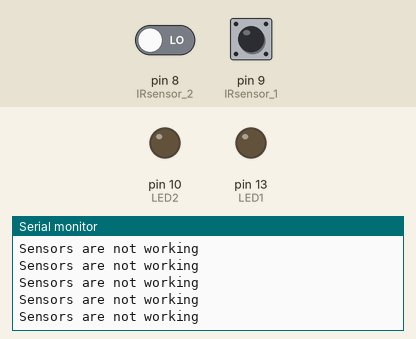
Simulated run of this sketch. Board: Arduino Uno, built with avr-gcc and run on an emulated ATmega328P. Parts: output pins drawn as LEDs (lit = HIGH), the last lines printed to the serial monitor. Inputs (shaded band) come from the test bench; at power-on: pin 8 (IRsensor_2) LOW, pin 9 (IRsensor_1) LOW.

Above: at 1.2 s.
1.3 s: pin 8 (IRsensor_2) driven HIGH
At 2.1 s:
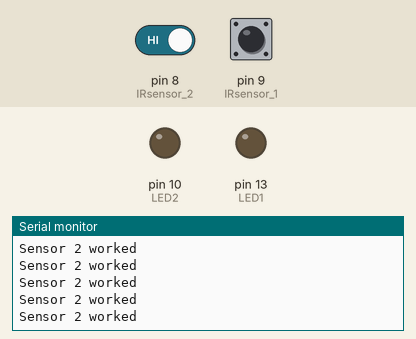
3.2 s: pin 8 (IRsensor_2) driven LOW
At 3.9 s:
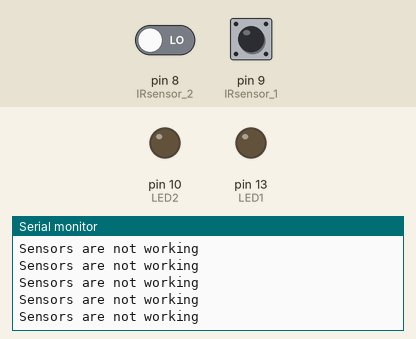

The sketch:

IR_sensor.ino
```cpp
//set variable
int IRsensor_1 = 9;
int IRsensor_2 = 8;
int LED1=13;
int LED2=10;

//setup sensor as input and LED as output
void setup(){
  Serial.begin(115200);
  Serial.println("Start");
  pinMode(IRsensor_1, INPUT);
  pinMode(IRsensor_2, INPUT);
  pinMode(LED1, OUTPUT);
  pinMode(LED2, OUTPUT);
}

//begin
void loop(){
  //sensor IR READ
  int sensorstatus1= digitalRead(IRsensor_1);
  int sensorstatus2= digitalRead(IRsensor_2);
  if(sensorstatus1 == 1){
    digitalWrite(LED1, LOW);
    Serial.println("Sensor 1 worked");
  }else if (sensorstatus1 == 1 && sensorstatus2 == 1) {
   digitalWrite(LED1, LOW);
   digitalWrite(LED2, LOW);
   Serial.println("Sensor 1 & 2 worked");

  }else if (sensorstatus2 == 1) {
   digitalWrite(LED2, LOW);
   Serial.println("Sensor 2 worked");
  }else {
  Serial.println("Sensors are not working");
  }
}
```

Measured:
- after the input at 1.3 s, the serial monitor: prints a new line at once (image 1)
